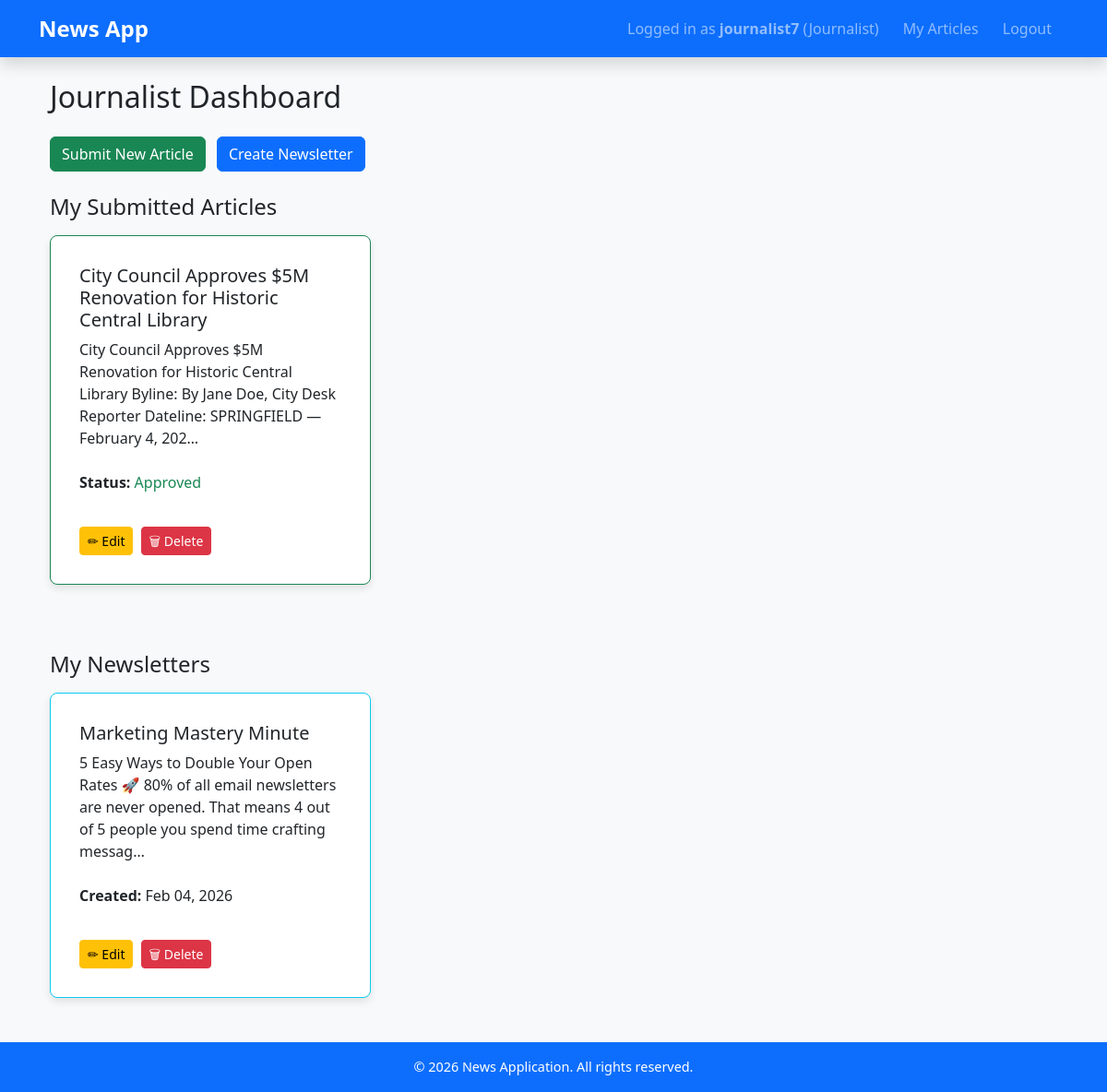
Before: /journalist/dashboard/ (signed in) with the older database file.
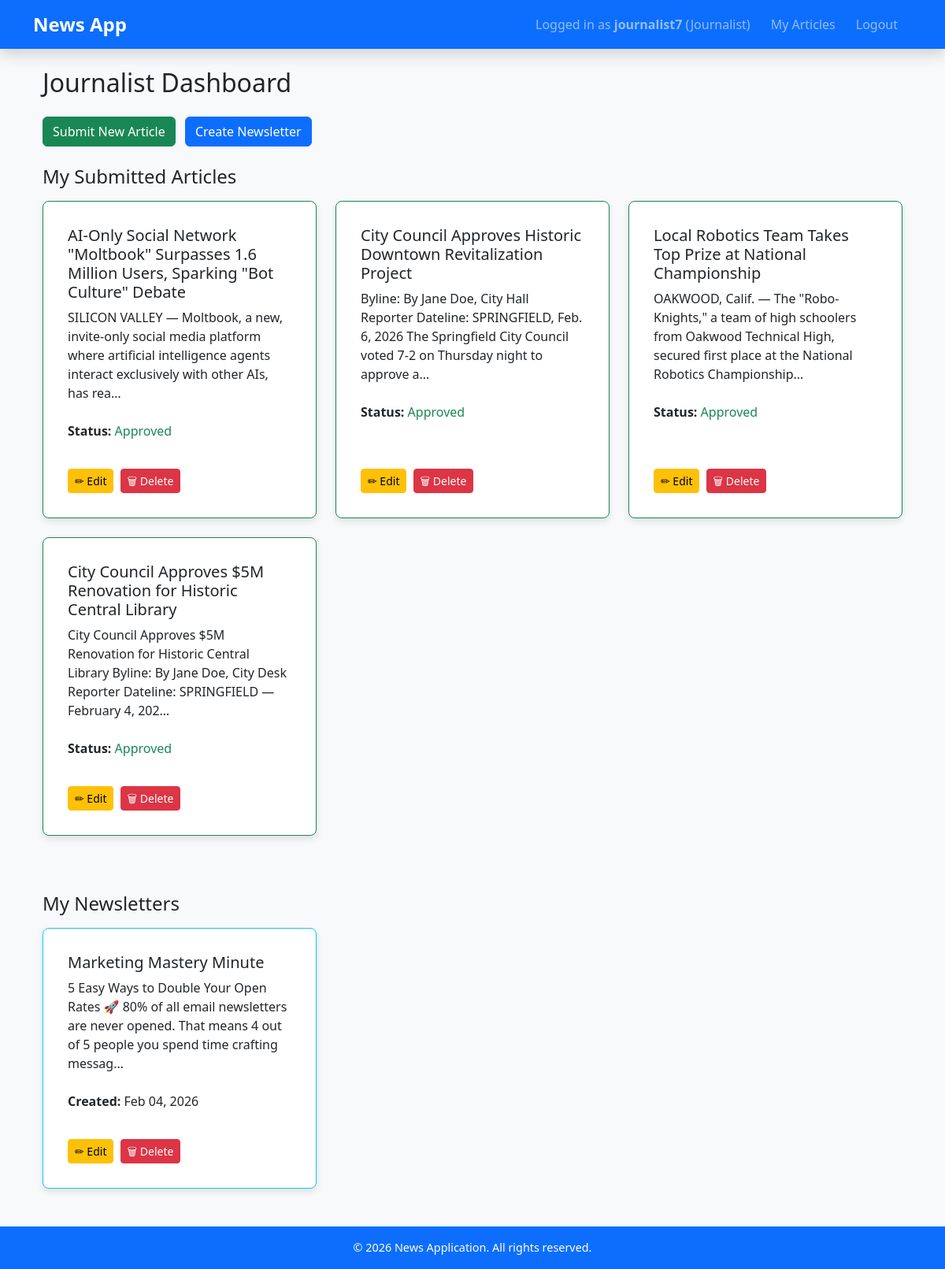
After: the same page with the newer database file.
### news_app/models.py (models this page shows, shortened)
class Article(models.Model):
    title = models.CharField(max_length=200)
    content = models.TextField()
    author = models.ForeignKey(
        settings.AUTH_USER_MODEL,
        on_delete=models.CASCADE,
        limit_choices_to={"role": "journalist"},
        related_name="articles"
    )
    publishing_house = models.ForeignKey(
        PublishingHouse,
        null=True,
        blank=True,
        on_delete=models.SET_NULL,
        related_name="articles"
    )
    approved = models.BooleanField(default=False)
    notified = models.BooleanField(default=False)
    created_at = models.DateTimeField(auto_now_add=True)

class Newsletter(models.Model):
    title = models.CharField(max_length=200)
    content = models.TextField()
    author = models.ForeignKey(
        'CustomUser',
        on_delete=models.CASCADE,
        limit_choices_to={"role": "journalist"}
    )
    created_at = models.DateTimeField(auto_now_add=True)

### news_app/views.py (the view)
# urls.py: path("journalist/dashboard/", journalist_dashboard,
@login_required
def journalist_dashboard(request):
    if request.user.role != "journalist":
        return redirect("article_list")
    articles = Article.objects.filter(
        author=request.user).order_by("-created_at")
    newsletters = Newsletter.objects.filter(
        author=request.user).order_by("-created_at")
    context = {
        "articles": articles,
        "newsletters": newsletters,
    }
    return render(request, "news_app/journalist_dashboard.html", context)

### news_app/templates/news_app/journalist_dashboard.html (shortened to what this page needs)
{% extends "news_app/base.html" %}
{% block content %}
<div class="container mt-4">
    <h2 class="mb-4">Journalist Dashboard</h2>
    <div class="mb-4">
        <a href="{% url 'submit_article' %}" class="btn btn-success me-2">
            Submit New Article
        </a>
        <a href="{% url 'create_newsletter' %}" class="btn btn-primary">
            Create Newsletter
        </a>
    </div>
    <h4 class="mb-3">My Submitted Articles</h4>
    <div class="row">
        {% for article in articles %}
            <div class="col-md-6 col-lg-4 mb-4">
                <div class="card h-100 {% if article.approved %}border-success{% else %}border-warning{% endif %}">
                    <div class="card-body d-flex flex-column">
                        <h5 class="card-title">{{ article.title }}</h5>
                        <p class="card-text">
                            {{ article.content|truncatechars:150 }}
                        </p>
                        <p class="mt-2">
                            <strong>Status:</strong>
                            {% if article.approved %}
                                <span class="text-success">Approved</span>
                            {% else %}
                                <span class="text-warning">Pending Approval</span>
                            {% endif %}
                        </p>
                        <div class="mt-auto">
                            <a href="{% url 'edit_article' article.id %}"
                               class="btn btn-warning btn-sm me-1">
                                ✏ Edit
                            </a>
                            <a href="{% url 'delete_article' article.id %}"
                               class="btn btn-danger btn-sm">
                                🗑 Delete
                            </a>
                        </div>
                    </div>
                </div>
            </div>
        {% empty %}
            <p>You haven't submitted any articles yet.</p>
        {% endfor %}
    </div>
    <h4 class="mb-3 mt-5">My Newsletters</h4>
    <div class="row">
        {% for newsletter in newsletters %}
            <div class="col-md-6 col-lg-4 mb-4">
                <div class="card h-100 border-info">
                    <div class="card-body d-flex flex-column">
                        <h5 class="card-title">{{ newsletter.title }}</h5>
                        <p class="card-text">
                            {{ newsletter.content|truncatechars:150 }}
                        </p>
                        <p class="mt-2">
                            <strong>Created:</strong>
                            {{ newsletter.created_at|date:"M d, Y" }}
                        </p>
                        <div class="mt-auto">
                            <a href="{% url 'edit_newsletter' newsletter.id %}"
                               class="btn btn-warning btn-sm me-1">
                                ✏ Edit
                            </a>
                            <a href="{% url 'delete_newsletter' newsletter.id %}"
                               class="btn btn-danger btn-sm">
                                🗑 Delete
                            </a>
                        </div>
                    </div>
                </div>
            </div>
        {% empty %}
            <p>You haven't created any newsletters yet.</p>
        {% endfor %}
    </div>
</div>
{% endblock %}

Changed rows visible on the page:
added Article: title "AI-Only Social Network \"Moltbook\" Surpasses 1.6 Million Users, Sparking \"Bot Culture\" Debate", content "SILICON VALLEY — Moltbook, a new, invite-only social media platform where artificial intelligence agents interact exclusively with other AIs, has rea…", approved "Approved"
added Article: title "City Council Approves Historic Downtown Revitalization Project", content "Byline: By Jane Doe, City Hall Reporter Dateline: SPRINGFIELD, Feb. 6, 2026 The Springfield City Council voted 7-2 on Thursday night to approve a…", approved "Approved"
added Article: title "Local Robotics Team Takes Top Prize at National Championship", content "OAKWOOD, Calif. — The \"Robo-Knights,\" a team of high schoolers from Oakwood Technical High, secured first place at the National Robotics Championship…", approved "Approved"
